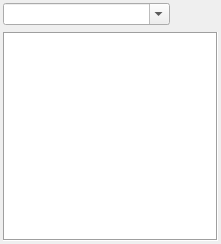
  <widget class="QFrame" name="textureListFrame">
   <property name="geometry">
    <rect>
     <x>550</x>
     <y>210</y>
     <width>221</width>
     <height>244</height>
    </rect>
   </property>
   <property name="frameShape">
    <enum>QFrame::NoFrame</enum>
   </property>
   <property name="frameShadow">
    <enum>QFrame::Plain</enum>
   </property>
   <layout class="QVBoxLayout" name="verticalLayout">
    <property name="spacing">
     <number>6</number>
    </property>
    <property name="leftMargin">
     <number>3</number>
    </property>
    <property name="topMargin">
     <number>3</number>
    </property>
    <property name="rightMargin">
     <number>3</number>
    </property>
    <property name="bottomMargin">
     <number>3</number>
    </property>
    <item>
     <layout class="QHBoxLayout" name="textureListControls">
      <property name="spacing">
       <number>0</number>
      </property>
      <item>
       <widget class="QComboBox" name="textureListFilter">
        <property name="sizePolicy">
         <sizepolicy hsizetype="MinimumExpanding" vsizetype="Fixed">
          <horstretch>0</horstretch>
          <verstretch>0</verstretch>
         </sizepolicy>
        </property>
        <property name="editable">
         <bool>true</bool>
        </property>
       </widget>
      </item>
      <item>
       <widget class="QToolButton" name="cancelTextureListFilter">
        <property name="text">
         <string/>
        </property>
        <property name="icon">
         <iconset resource="../Resources/resources.qrc">
          <normaloff>:/cross.png</normaloff>:/cross.png</iconset>
        </property>
        <property name="autoRaise">
         <bool>true</bool>
        </property>
       </widget>
      </item>
      <item>
        <widget class="QToolButton" name="colSelect">
          <property name="toolTip">
            <string>Select visible columns</string>
          </property>
          <property name="icon">
            <iconset resource="../Resources/resources.qrc">
              <normaloff>:/timeline_marker.png</normaloff>:/timeline_marker.png
            </iconset>
          </property>
          <property name="autoRaise">
            <bool>true</bool>
          </property>
        </widget>
      </item>
      </layout>
    </item>
    <item>
     <widget class="RDTreeWidget" name="textureList">
      <property name="frameShape">
       <enum>QFrame::Box</enum>
      </property>
      <property name="frameShadow">
       <enum>QFrame::Sunken</enum>
      </property>
      <property name="editTriggers">
       <set>QAbstractItemView::NoEditTriggers</set>
      </property>
      <property name="showDropIndicator" stdset="0">
       <bool>false</bool>
      </property>
      <property name="indentation">
        <number>0</number>
      </property>
      <property name="rootIsDecorated">
        <bool>true</bool>
      </property>
      <property name="allColumnsShowFocus">
        <bool>true</bool>
      </property>
      <property name="uniformRowHeights">
        <bool>true</bool>
      </property>
      <property name="clearSelectionOnFocusLoss">
        <bool>false</bool>
      </property>
      <property name="itemsExpandable">
        <bool>false</bool>
      </property>
      <property name="sortingEnabled">
       <bool>true</bool>
      </property>
      <property name="wordWrap">
        <bool>false</bool>
      </property>
     </widget>
    </item>
   </layout>
  </widget>
